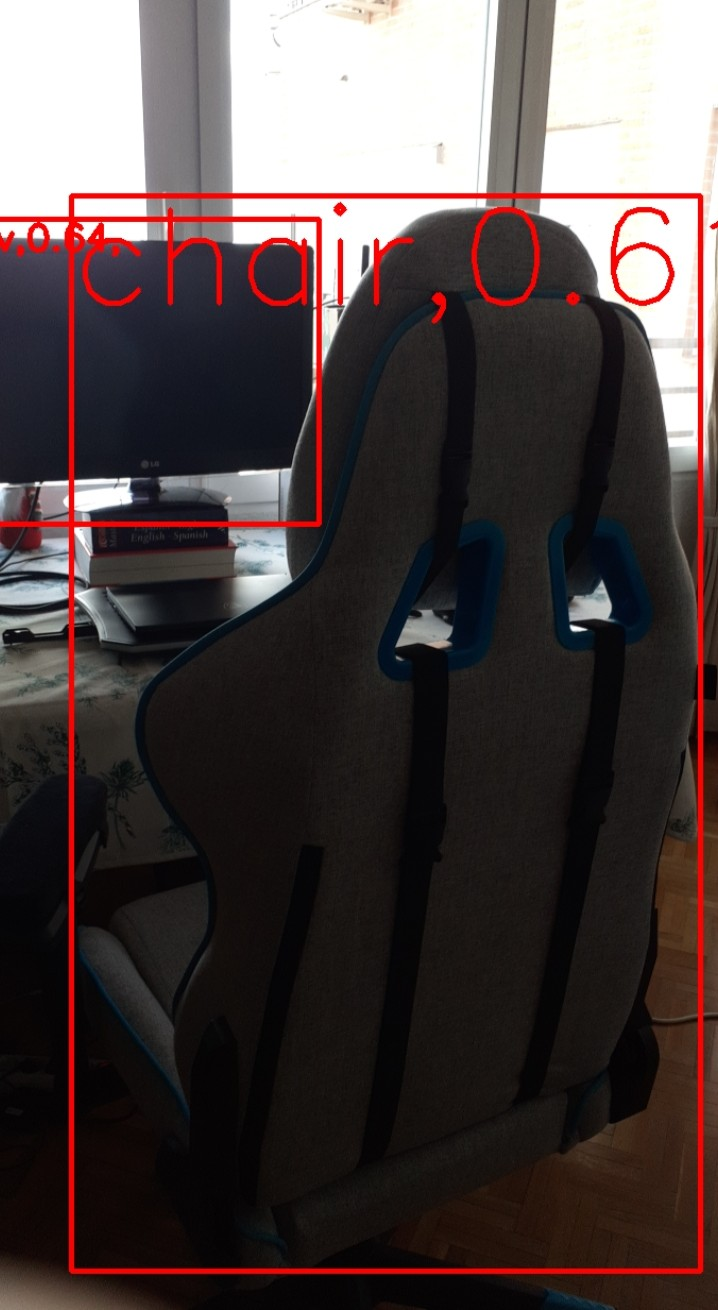
//> input picture Pruebas/Imagenes/Prueba4.jpeg, 718 x 1310 px
$ ./main2_testing   (built with g++ and OpenCV 4)
//> lines starting //> are read from the running program, lines starting //| are printed output that depends on the picture; after the words box and inside, x2 and y2 are one past the last pixel; in counts of white or black regions, pixels touching at a corner belong together
### Pruebas/frame_mod.h
#ifndef FRAME_MOD_H
#define FRAME_MOD_H

#include "frame_mod.cc"

// function to initialize private variables
//Frame(int numero, double len, double hgt, std::string n, cv::Mat image);
// function to set or change each value of the frame (we don't need it)
void set_length(double len);
void set_height(double hgt);
void show_name();
// functions to get each value
double get_length();
double get_height();

// your declarations (and certain types of definitions) here

#endif

### Pruebas/main2_testing.cpp
/* Program in c++
*
* Module Frame
*
* Compilar: g++ -o main main.cpp `pkg-config opencv --cflags --libs`

* Se genera el exe
* Ejecutar: ./exe
*
* Va a recibir esto del codigo externo: output_frame_mat
*
*
*/


#include <cstdlib>
#include <iostream>
#include <stdio.h>
#include <string>
#include <vector>
//#include <opencv2/opencv.hpp>
#include <opencv2/core.hpp>
#include <opencv2/imgcodecs.hpp>
#include <opencv2/highgui.hpp>
//#include "opencv2/core/core.hpp"
//#include "opencv2/highgui/highgui.hpp"
//#include "opencv2/imgproc/imgproc.hpp"

#include <unistd.h>

#include "frame_mod.h"
#include <time.h>


using namespace cv;
using namespace std;


int main(int argc, char* argv[])
{
    cv::Mat input = cv::imread("Imagenes/Prueba4.jpeg");//----------------ALGO PASA CON PRUEBA1.jpeg
//> input is the input picture: 1310 rows x 718 cols, CV_8UC3; mean B, G, R 66, 66.3, 77.4

    // convert to HSV color space
    cv::Mat hsvImage;
    cv::cvtColor(input, hsvImage, CV_BGR2HSV);
//> hsvImage: 1310 rows x 718 cols, CV_8UC3; mean H, S, V 50.3, 71.7, 79.6

    // split the channels
    std::vector<cv::Mat> hsvChannels;
    cv::split(hsvImage, hsvChannels);

    // hue channels tells you the color tone, if saturation and value aren't too low.

    // red color is a special case, because the hue space is circular and red is exactly at the beginning/end of the circle.
    // in literature, hue space goes from 0 to 360 degrees, but OpenCV rescales the range to 0 up to 180, because 360 does not fit in a single byte. Alternatively there is another mode where 0..360 is rescaled to 0..255 but this isn't as common.
    int hueValue = 0; // red color
    int hueRange = 1; // how much difference from the desired color we want to include to the result If you increase this value, for example a red color would detect some orange values, too.

    int minSaturation = 50; // I'm not sure which value is good here...
    int minValue = 50; // not sure whether 50 is a good min value here...

    cv::Mat hueImage = hsvChannels[0]; // [hue, saturation, value]

    // is the color within the lower hue range?
    cv::Mat hueMask;
    cv::inRange(hueImage, hueValue - hueRange, hueValue + hueRange, hueMask);
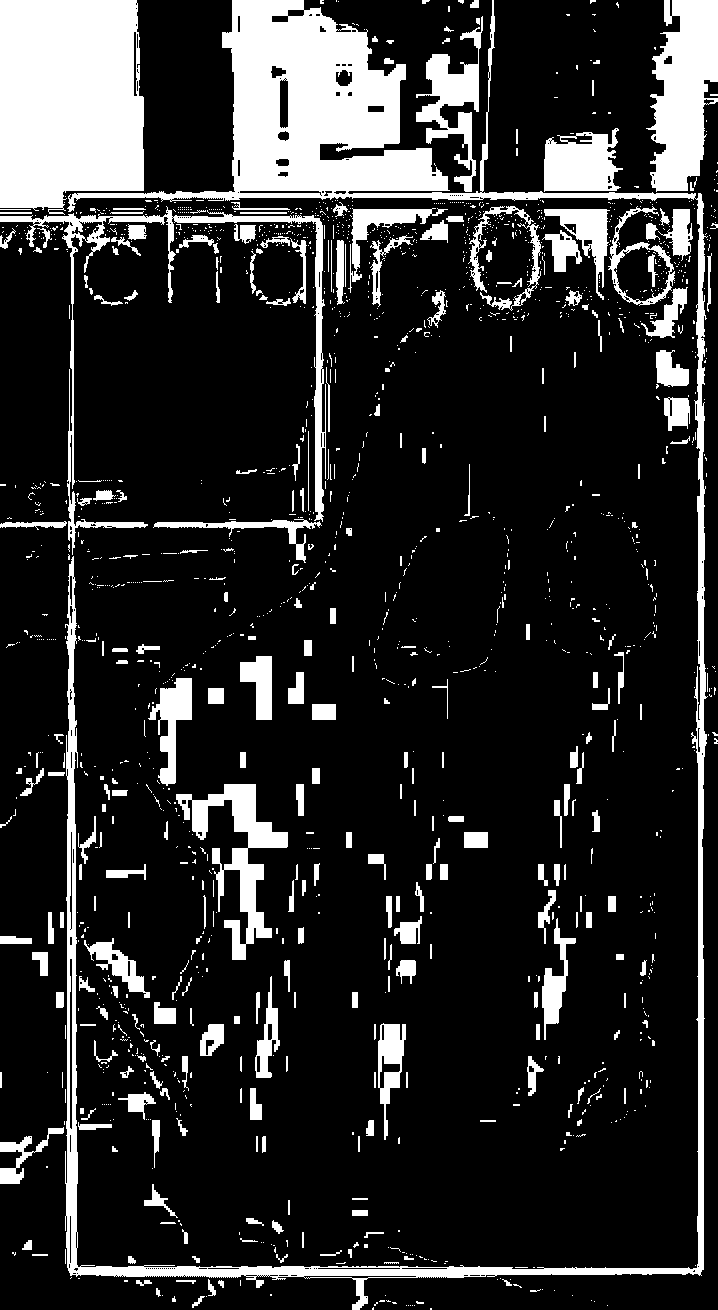
//> hueMask: 1310 rows x 718 cols, CV_8UC1; 16.7% white; 1663 white regions (1361 under 20 px), largest, box (x1, y1, x2, y2) and area: (65, 0, 708, 1310) 50388, (0, 0, 144, 215) 27959, (646, 0, 718, 192) 9360

    // if the desired color is near the border of the hue space, check the other side too:
    // TODO: this won't work if "hueValue + hueRange > 180" - maybe use two different if-cases instead... with int lowerHueValue = hueValue - 180
    if (hueValue - hueRange < 0 || hueValue + hueRange > 180)
    {
        cv::Mat hueMaskUpper;
        int upperHueValue = hueValue + 180; // in reality this would be + 360 instead
        cv::inRange(hueImage, upperHueValue - hueRange, upperHueValue + hueRange, hueMaskUpper);
//> hueMaskUpper: 1310 rows x 718 cols, CV_8UC1; 0.74% white in thin lines or dots, all inside (x1, y1, x2, y2) = (0, 191, 718, 1277)

        // add this mask to the other one
        hueMask = hueMask | hueMaskUpper;
//> hueMask: 1310 rows x 718 cols, CV_8UC1; 17.5% white; 1568 white regions (1289 under 20 px), largest, box (x1, y1, x2, y2) and area: (0, 0, 718, 1310) 78226, (0, 0, 144, 215) 27959, (176, 784, 288, 960) 5640
    }

    // now we have to filter out all the pixels where saturation and value do not fit the limits:
    cv::Mat saturationMask = hsvChannels[1] > minSaturation;
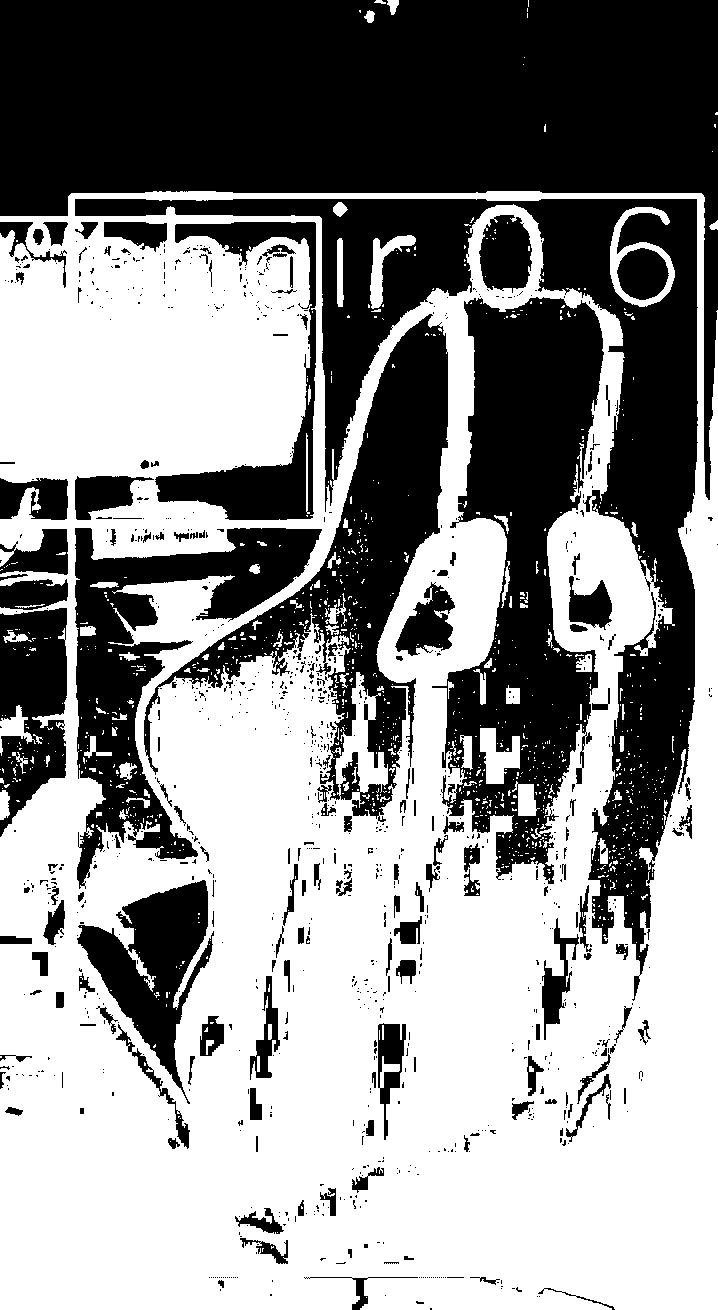
//> saturationMask: 1310 rows x 718 cols, CV_8UC1; 56.1% white; 1006 black regions (828 under 20 px), largest, box (x1, y1, x2, y2) and area: (0, 0, 718, 500) 142734, (75, 199, 698, 1001) 77929, (432, 297, 604, 884) 51901
    cv::Mat valueMask = hsvChannels[2] > minValue;
//> valueMask: 1310 rows x 718 cols, CV_8UC1; 36% white; 445 white regions (420 under 20 px), largest, box (x1, y1, x2, y2) and area: (0, 0, 718, 1310) 331921, (395, 606, 454, 649) 1594, (568, 577, 618, 623) 1315

    hueMask = (hueMask & saturationMask) & valueMask;
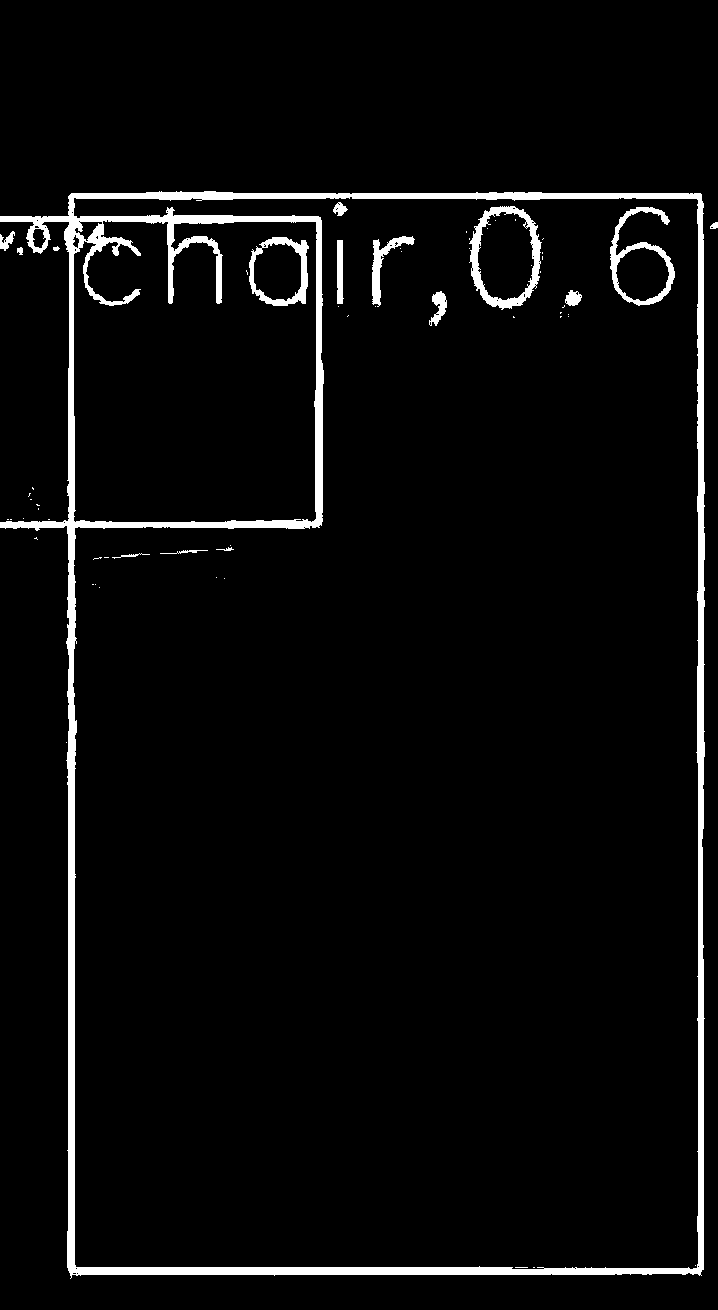
//> hueMask: 1310 rows x 718 cols, CV_8UC1; 4.1% white; 61 white regions (45 under 20 px), largest, box (x1, y1, x2, y2) and area: (0, 191, 705, 1279) 31734, (469, 206, 542, 310) 1942, (610, 207, 675, 306) 1481

    cv::imshow("desired color", hueMask);

    // now perform the line detection
    std::vector<cv::Vec4i> lines;
    cv::HoughLinesP(hueMask, lines, 1, CV_PI / 360, 50, 50, 10);
//> lines = 73 lines (x1, y1, x2, y2), first 8: [70, 1278, 70, 194], [69, 1272, 69, 195], [700, 1274, 700, 193], [73, 1274, 73, 193], [701, 1275, 701, 194], [699, 1275, 699, 193], [702, 1269, 702, 201], [698, 1274, 698, 193]

    // draw the result as big green lines:
    for (unsigned int i = 0; i < lines.size(); ++i)
    {
        cv::line(input, cv::Point(lines[i][0], lines[i][1]), cv::Point(lines[i][2], lines[i][3]), cv::Scalar(0, 255, 0), 5);
    }
//> this loop made 73 passes
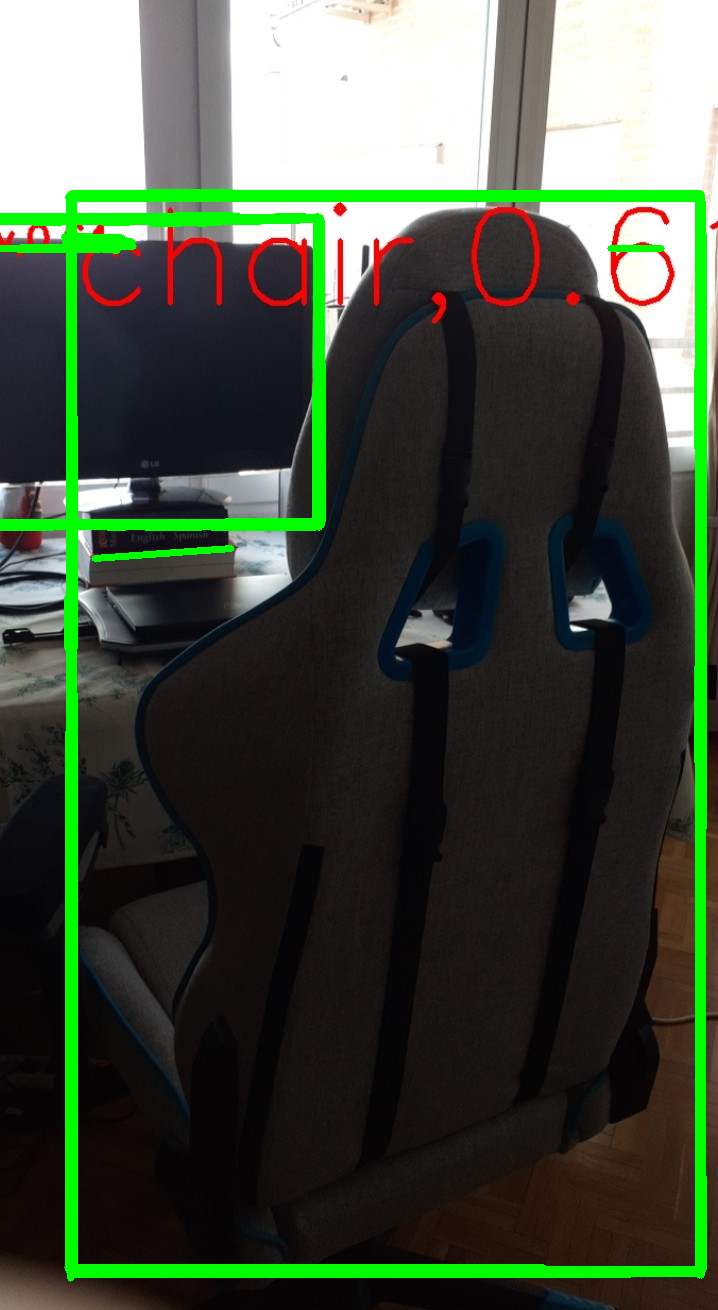
//> input: 1310 rows x 718 cols, CV_8UC3; 6% of pixels changed, all inside (x1, y1, x2, y2) = (0, 189, 707, 1282)


    cv::imwrite("Imagenes/coloredLines_mask_4.png", hueMask);
    cv::imwrite("Imagenes/coloredLines_detection_TOTALES_4.png", input);

    cv::imshow("input", input);
    cv::waitKey(0);
    return 0;
}

$ run again, with Pruebas/Imagenes/Prueba1.jpeg copied over Pruebas/Imagenes/Prueba4.jpeg
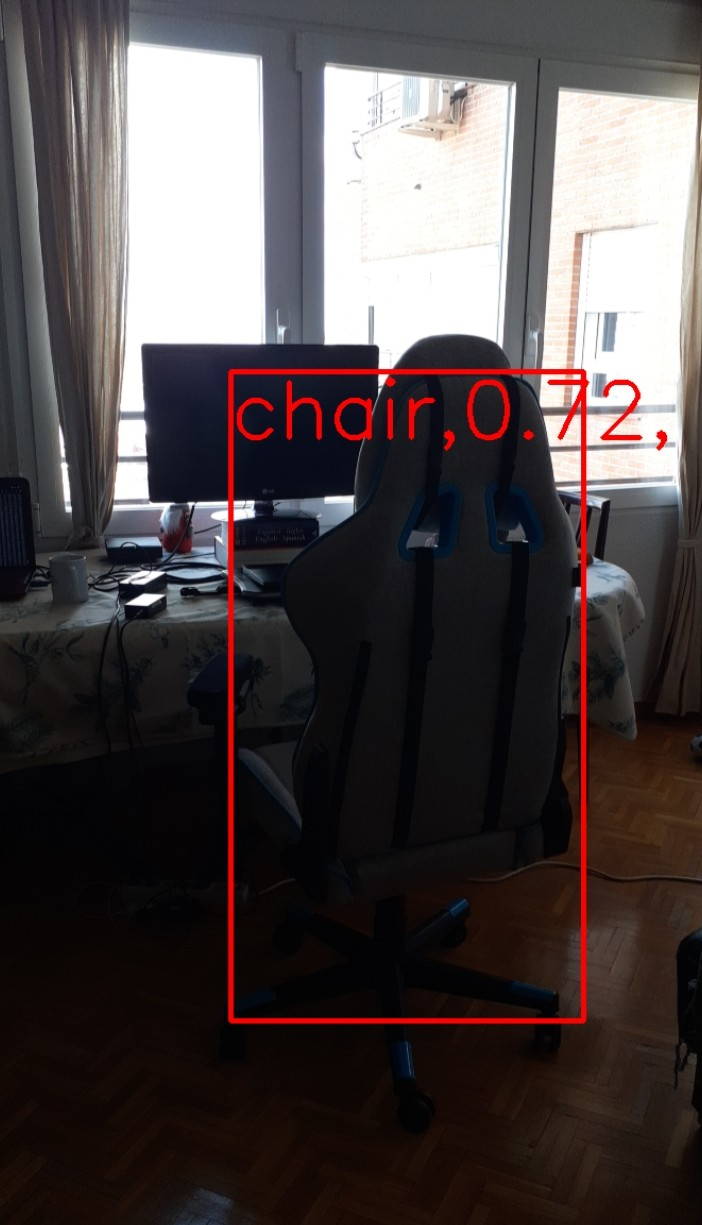
//> input picture Pruebas/Imagenes/Prueba1.jpeg, 702 x 1225 px
//> input is the input picture: 1225 rows x 702 cols, CV_8UC3; mean B, G, R 71.3, 70.8, 78.8
//> hsvImage: 1225 rows x 702 cols, CV_8UC3; mean H, S, V 62.4, 81.8, 81.9
//> hueMaskUpper: 1225 rows x 702 cols, CV_8UC1; 0.47% white in thin lines or dots, all inside (x1, y1, x2, y2) = (115, 367, 668, 1026)
//> saturationMask: 1225 rows x 702 cols, CV_8UC1; 50.2% white; 573 black regions (468 under 20 px), largest, box (x1, y1, x2, y2) and area: (0, 0, 702, 765) 327209, (235, 417, 516, 896) 57999, (500, 375, 581, 828) 19511
//> valueMask: 1225 rows x 702 cols, CV_8UC1; 44.2% white; 303 white regions (265 under 20 px), largest, box (x1, y1, x2, y2) and area: (0, 0, 702, 1060) 372217, (568, 1068, 629, 1120) 1156, (285, 379, 323, 441) 947
//> `hueMask = (hueMask & saturationMask) & valueMask;`:
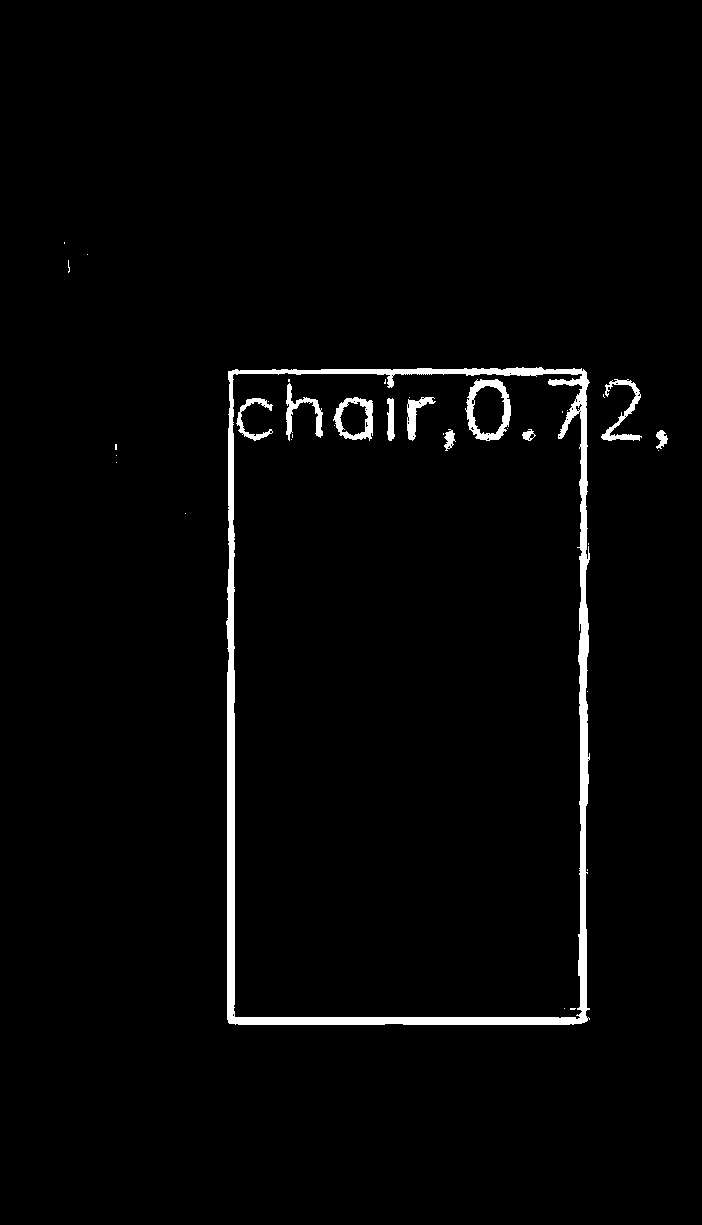
//> hueMask: 1225 rows x 702 cols, CV_8UC1; 2.2% white; 36 white regions (25 under 20 px), largest, box (x1, y1, x2, y2) and area: (226, 367, 590, 1025) 14311, (465, 379, 511, 441) 1033, (333, 397, 373, 441) 722
//> lines = 40 lines (x1, y1, x2, y2), first 8: [585, 1021, 585, 371], [230, 1023, 230, 371], [231, 1023, 231, 371], [584, 1022, 584, 370], [582, 1022, 582, 371], [233, 1023, 233, 399], [232, 1023, 232, 370], [228, 1022, 228, 569]
//> the loop `for (unsigned int i = 0; i < lines.size(); ++i)` made 40 passes
//> after the loop `for (unsigned int i = 0; i < lines.size(); ++i)`:
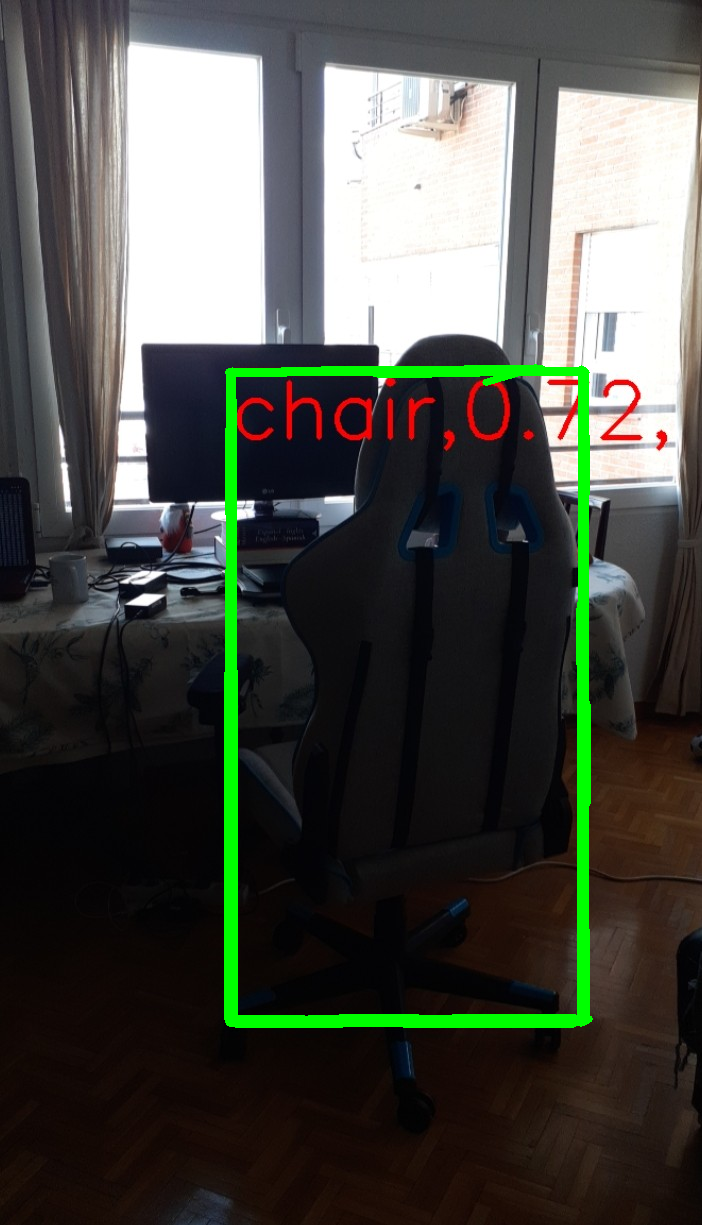
//> input: 1225 rows x 702 cols, CV_8UC3; 2.89% of pixels changed, all inside (x1, y1, x2, y2) = (224, 364, 593, 1028)

$ run again, with Pruebas/Imagenes/Prueba0.jpeg copied over Pruebas/Imagenes/Prueba4.jpeg
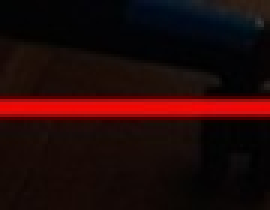
//> input picture Pruebas/Imagenes/Prueba0.jpeg, 90 x 70 px (shown 3 times larger)
//> input is the input picture: 70 rows x 90 cols, CV_8UC3; mean B, G, R 8, 8.8, 33.3
//> hsvImage: 70 rows x 90 cols, CV_8UC3; mean H, S, V 39.6, 165.2, 35.1
//> hueMaskUpper: 70 rows x 90 cols, CV_8UC1; 0.19% white in thin lines or dots, all inside (x1, y1, x2, y2) = (34, 38, 77, 43)
//> saturationMask: 70 rows x 90 cols, CV_8UC1; 93.2% white; 17 black regions (11 under 20 px), largest, box (x1, y1, x2, y2) and area: (0, 0, 32, 15) 139, (79, 48, 86, 64) 88, (66, 0, 90, 13) 50, (63, 19, 76, 31) 35, (69, 48, 76, 56) 33, (4, 0, 12, 4) 24
//> valueMask: 70 rows x 90 cols, CV_8UC1; 11.4% white; 2 white regions (1 under 20 px), largest, box (x1, y1, x2, y2) and area: (0, 32, 90, 40) 720
//> `hueMask = (hueMask & saturationMask) & valueMask;`:
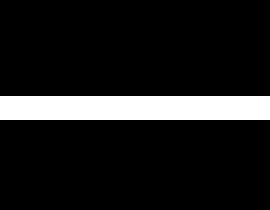
//> hueMask: 70 rows x 90 cols, CV_8UC1 (shown 3 times larger); 11.4% white; 1 white region, box (x1, y1, x2, y2) and area: (0, 32, 90, 40) 720
//> lines = 6 lines (x1, y1, x2, y2): [0, 33, 89, 33], [0, 34, 89, 39], [0, 32, 89, 32], [0, 38, 89, 35], [22, 35, 87, 34], [0, 39, 89, 37]
//> the loop `for (unsigned int i = 0; i < lines.size(); ++i)` made 6 passes
//> after the loop `for (unsigned int i = 0; i < lines.size(); ++i)`:
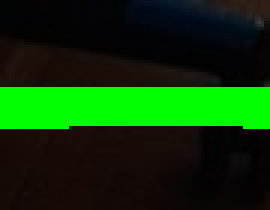
//> input: 70 rows x 90 cols, CV_8UC3 (shown 3 times larger); 19.08% of pixels changed, all inside (x1, y1, x2, y2) = (0, 29, 90, 43)
